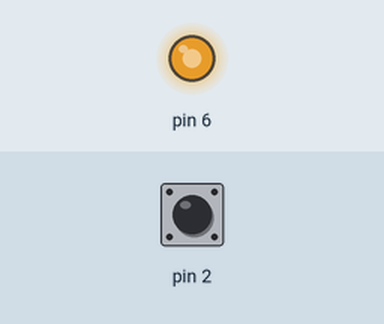
Simulated run of this sketch. Board: Arduino Uno, built with avr-gcc and run on an emulated ATmega328P. Parts: output pins drawn as LEDs (lit = HIGH). Inputs (shaded band) come from the test bench; at power-on: pin 2 HIGH. What the sketch prints to the serial monitor is not drawn.

Above: at 0.1 s.
Timing chart, 0 to 1.6 s (numbered marks = the images above):
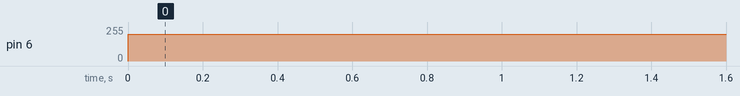

Measured:
- by itself, pin 6: 0/255 → 200/255 at 0.00 s

The sketch:

happybday.ino
```cpp
static long int startTime[] = { 0, 300, 600, 1200, 1800, 2400, 3599, 3899, 4199, 4799, 5399, 5999, 7199, 7499, 7800, 8400, 9000, 9600, 10200, 11100, 11400, 11700, 12300, 12900, 13500};
static int duration[]  = { 300, 300, 599, 600, 600, 1199, 299, 299, 599, 599, 599, 1200, 300, 300, 600, 599, 599, 599, 900, 300, 300, 599, 599, 599, 1800};
int p = 0;
int rev = 0;
void setup() {
  Serial.begin(9600);
  pinMode(6, OUTPUT);
  pinMode(2, INPUT_PULLUP);
  attachInterrupt(digitalPinToInterrupt(2), position, RISING);
}
void loop() {
  for(int i = 0; i < sizeof(duration); i ++){
    revolution(6);
    delay(duration[i]);
  }
}
void position() {
  p++;
  if( p > 95 ){
    p = 0; rev ++;
  }
}
void revolution(int pin) {
  analogWrite(pin, 200);
  int r = rev;
  while( r == rev){
    Serial.println(p);
  }
  analogWrite(pin, 0);
}
```
